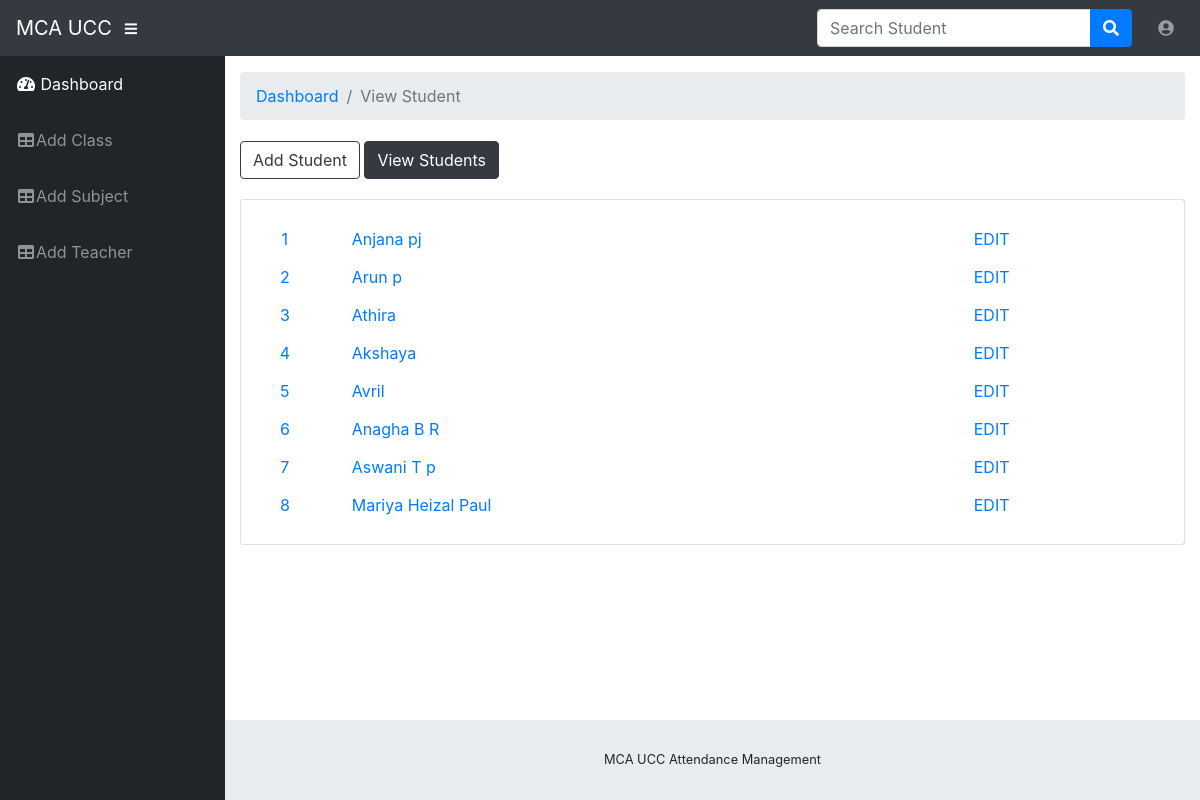
Page /viewStudents.php (signed in) on the committed database.
### tables this page shows
CREATE TABLE `student` (
  `id` int(11) NOT NULL,
  `name` varchar(50) NOT NULL,
  `class` int(11) NOT NULL,
  `roll` int(11) NOT NULL,
  `email` varchar(100) NOT NULL,
  `phone` varchar(10) NOT NULL,
  `yearOfAdmission` date NOT NULL
);

### viewStudents.php (the view, shortened to what this page needs)
<?php
  require 'config.php';
?>
<!DOCTYPE html>
<html lang="en">
  <head>
    <link href="css/bootstrap.min.css" rel="stylesheet">
    <link rel="stylesheet" href="https://use.fontawesome.com/releases/v5.5.0/css/all.css">
    <link href="css/sb-admin.css" rel="stylesheet">
    <link href="css/style.css" rel="stylesheet">
  </head>
  <body id="page-top">
    <?php
       include("./navBar.php")
       ?>
      <div id="wrapper">
      <?php
       include("./sideNav.php")
       ?>
      <div id="content-wrapper">
        <div class="container-fluid">
          <ol class="breadcrumb">
            <li class="breadcrumb-item">
              <a href="#">Dashboard</a>
            </li>
            <li class="breadcrumb-item active">View Student</li>
          </ol>
          <div class="box-btn">
            <a href="addStudent.php" class="btn btn-outline-dark btn-bread"> Add Student </a>
            <a class="btn btn-dark btn-bread"> View Students </a>
          </div>
          <div class="card mb-3">
            <div class="card-body">
              <div class="row">
                <?php
                $count = 1;
                foreach($conn->query('SELECT * FROM student') as $row){
                  echo '<div class="col-1 col-md-1 btn btn-link">'.$count.'</div><div class="col-9 col-md-8  "><a class="btn btn-link" href="viewStudent.php?id='.$row['id'].'">'.$row['name'].'</a></div><div class="col-3 col-md-3"><a class="btn btn-link" href="editStudent.php?id='.$row['id'].'">EDIT</a></div>';
                  $count+=1;
                  }
                ?>
              </div>
            </div>
          </div>
        </div>
        <footer class="sticky-footer">
          <div class="container my-auto">
            <div class="copyright text-center my-auto">
              <span>MCA UCC Attendance Management</span>
            </div>
          </div>
        </footer>
      </div>
    </div>
  </body>
</html>

### navBar.php (shortened to what this page needs)
<nav class="navbar navbar-expand navbar-dark bg-dark static-top">
      <a class="navbar-brand mr-1" href="index.php"> MCA UCC </a>
      <button class="btn btn-link btn-sm text-white order-1 order-sm-0" id="sidebarToggle" href="#">
        <i class="fas fa-bars"></i>
      </button>
      <form class="d-none d-md-inline-block form-inline ml-auto mr-0 mr-md-3 my-2 my-md-0">
        <div class="input-group">
          <input type="text" class="form-control" placeholder="Search Student" aria-label="Search" aria-describedby="basic-addon2">
          <div class="input-group-append">
            <button class="btn btn-primary" type="button">
              <i class="fas fa-search"></i>
            </button>
          </div>
        </div>
      </form>
      <ul class="navbar-nav ml-auto ml-md-0">
        <li class="nav-item dropdown no-arrow">
          <a class="nav-link dropdown-toggle" href="#" id="userDropdown" role="button" data-toggle="dropdown" aria-haspopup="true" aria-expanded="false">
            <i class="fas fa-user-circle fa-fw"></i>
          </a>
        </li>
      </ul>
    </nav>

### sideNav.php (shortened to what this page needs)
<ul class="sidebar navbar-nav">
        <li class="nav-item active">
          <a class="nav-link" href="index.php">
            <i class="fas fa-fw fa-tachometer-alt"></i>
            <span>Dashboard</span>
          </a>
        </li>
        <?php if($_SESSION['access'] == "admin") {
          echo '<li class="nav-item">';
          echo '<a class="nav-link" href="addBatch.php">';
          echo '<i class="fas fa-fw fa-table"></i>';
          echo '<span>Add Class</span></a>';
          echo '</li>';
          echo '<li class="nav-item">';
          echo '<a class="nav-link" href="addSubject.php">';
          echo '<i class="fas fa-fw fa-table"></i>';
          echo '<span>Add Subject</span></a>';
          echo '</li>';
          echo '<li class="nav-item">';
          echo '<a class="nav-link" href="addTeacher.php">';
          echo '<i class="fas fa-fw fa-table"></i>';
          echo '<span>Add Teacher</span></a>';
          echo '</li>';
      }
        ?>
      </ul>

### css/sb-admin.css (style rules this page uses)
html { position: relative; min-height: 100%; }
body { height: 100%; }
#wrapper { display: -webkit-box; display: -ms-flexbox; display: flex; }
#wrapper #content-wrapper { overflow-x: hidden; width: 100%; padding-top: 1rem; padding-bottom: 80px; }
.navbar-nav .nav-item.active .nav-link { color: #fff; }
.navbar-nav .nav-item.dropdown .dropdown-toggle::after { width: 1rem; text-align: center; float: right; vertical-align: 0; border: 0; font-weight: 900; content: '\f105'; font-family: 'Font Awesome 5 Free'; }
.navbar-nav .nav-item.dropdown.no-arrow .dropdown-toggle::after { display: none; }
.sidebar { width: 90px !important; background-color: #212529; min-height: calc(100vh - 56px); }
.sidebar .nav-item:last-child { margin-bottom: 1rem; }
.sidebar .nav-item .nav-link { text-align: center; padding: 0.75rem 1rem; width: 90px; }
.sidebar .nav-item .nav-link span { font-size: 0.65rem; display: block; }
.sidebar .nav-item .nav-link { color: rgba(255, 255, 255, 0.5); }
@media (min-width: 768px) { .sidebar { width: 225px !important; } }
@media (min-width: 768px) { .sidebar .nav-item .nav-link { display: block; width: 100%; text-align: left; padding: 1rem; width: 225px; } }
@media (min-width: 768px) { .sidebar .nav-item .nav-link span { font-size: 1rem; display: inline; } }
:root { --input-padding-x: 0.75rem; --input-padding-y: 0.75rem; }
footer.sticky-footer { display: -webkit-box; display: -ms-flexbox; display: flex; position: absolute; right: 0; bottom: 0; width: calc(100% - 90px); height: 80px; background-color: #e9ecef; }
footer.sticky-footer .copyright { line-height: 1; font-size: 0.8rem; }
@media (min-width: 768px) { footer.sticky-footer { width: calc(100% - 225px); } }

### css/style.css (style rules this page uses)
.box-btn { padding-bottom: 20px; }
.btn-dark { color: white !important; }
.btn-bread { margin-top: 5px; }

### rows in the picture
student: name "Anjana pj"
student: name "Arun p"
student: name "Athira"
student: name "Akshaya"
student: name "Avril"
student: name "Anagha B R"
student: name "Aswani T p"
student: name "Mariya Heizal Paul"
